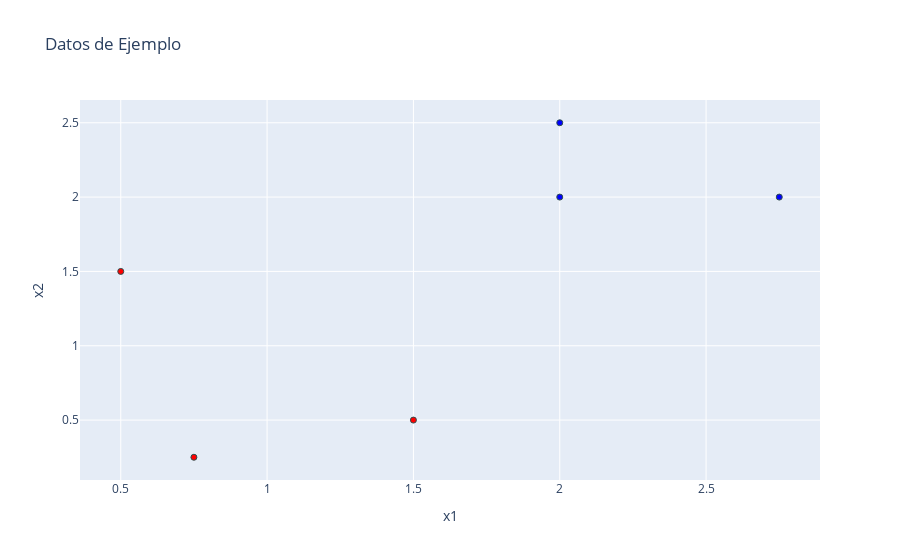

Notebook code cell kept with this figure:
### Code cell
import plotly.graph_objects as go
import plotly.io as pio
pio.renderers.default = "iframe_connected"

# Creamos figura
fig = go.Figure()

# Añadir puntos
fig.add_trace(go.Scatter(
    x=Xdata['x1'], y=Xdata['x2'],
    mode='markers',
    marker=dict(
        color=Ydata,
        colorscale=[[0, 'red'], [1, 'blue']], # Asignar -1 a rojo, 1 a azul
        line=dict(width=1, color='DarkSlateGrey')
    ),
    name='Datos'
))

fig.update_layout(title="Datos de Ejemplo", xaxis_title="x1", yaxis_title="x2")
fig.show()

### Figure 1 — Plotly figure (JSON) as saved in the notebook; plotly's stock layout.template omitted (floating-point values rounded to 4 significant figures)
{"data": [{"marker": {"color": [-1, -1, -1, 1, 1, 1], "colorscale": [[0, "red"], [1, "blue"]], "line": {"color": "DarkSlateGrey", "width": 1}}, "mode": "markers", "name": "Datos", "type": "scatter", "x": [0.5, 0.75, 1.5, 2.0, 2.0, 2.75], "y": [1.5, 0.25, 0.5, 2.0, 2.5, 2.0]}], "layout": {"title": {"text": "Datos de Ejemplo"}, "xaxis": {"title": {"text": "x1"}}, "yaxis": {"title": {"text": "x2"}}}}
